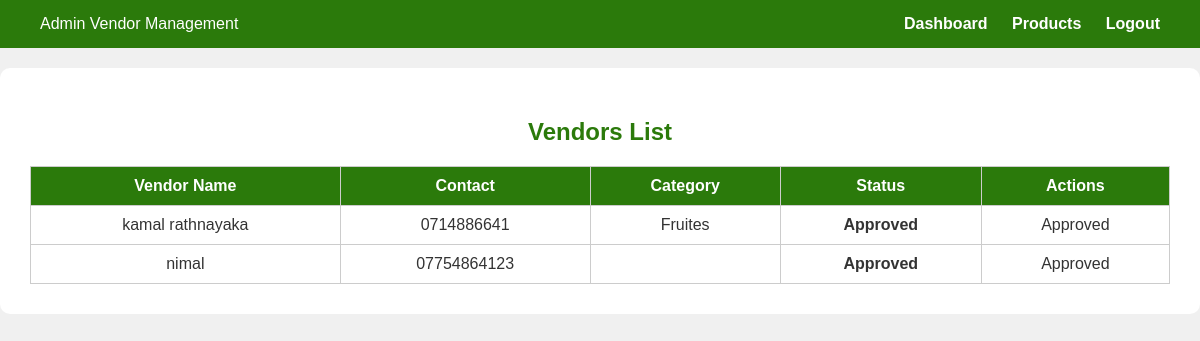
Page /admin_vendor.php on the committed database.
### tables this page shows
CREATE TABLE IF NOT EXISTS `vendors` (
  `vendor_id` int NOT NULL AUTO_INCREMENT,
  `name` varchar(100) DEFAULT NULL,
  `nic` varchar(20) DEFAULT NULL,
  `contact` varchar(20) DEFAULT NULL,
  `address` varchar(255) DEFAULT NULL,
  `category` varchar(100) DEFAULT NULL,
  `profile_photo` varchar(255) DEFAULT NULL,
  `email` varchar(100) DEFAULT NULL,
  `password` varchar(255) DEFAULT NULL,
  `status` enum('Pending','Approved','Rejected') DEFAULT 'Pending',
  PRIMARY KEY (`vendor_id`),
  UNIQUE KEY `email` (`email`)
);

### admin_vendor.php (the view, shortened to what this page needs)
<?php
include "conn.php";
$vendors = $conn->query("SELECT * FROM vendors ORDER BY name ASC");
?>
<!DOCTYPE html>
<html lang="en">
<head>
</head>
<body>
    <header>
        <div class="logo">Admin Vendor Management</div>
        <nav>
            <a href="admin_dashboard.php">Dashboard</a>
            <a href="admin_products.php">Products</a>
            <a href="index.html">Logout</a>
        </nav>
    </header>
    <div class="container">
        <h2>Vendors List</h2>
        <table>
            <tr>
                <th>Vendor Name</th>
                <th>Contact</th>
                <th>Category</th>
                <th>Status</th>
                <th>Actions</th>
            </tr>
            <?php if($vendors->num_rows > 0): ?>
            <?php while($vendor = $vendors->fetch_assoc()): ?>
            <tr>
                <td>
                    <?= htmlspecialchars($vendor['name'] ?? '') ?>
                </td>
                <td>
                    <?= htmlspecialchars($vendor['contact'] ?? '') ?>
                </td>
                <td>
                    <?= htmlspecialchars($vendor['category'] ?? '') ?>
                </td>
                <td class="status">
                    <?= htmlspecialchars($vendor['status'] ?? '') ?>
                </td>
                <td>
                    <?php if(($vendor['status'] ?? '') === 'Pending'): ?>
                    <form method="POST" style="display:inline;">
                        <input type="hidden" name="vendor_id" value="<?= $vendor['vendor_id'] ?>">
                        <button type="submit" name="action" value="approve" class="btn approve">Approve</button>
                    </form>
                    <form method="POST" style="display:inline;">
                        <input type="hidden" name="vendor_id" value="<?= $vendor['vendor_id'] ?>">
                        <button type="submit" name="action" value="reject" class="btn reject">Reject</button>
                    </form>
                    <?php else: ?>
                    <?= htmlspecialchars($vendor['status'] ?? '') ?>
                    <?php endif; ?>
                </td>
            </tr>
            <?php endwhile; ?>
            <?php else: ?>
            <tr>
                <td colspan="5">No vendors found.</td>
            </tr>
            <?php endif; ?>
        </table>
    </div>
</body>
</html>

### admin_vendor.php (style rules this page uses)
body { font-family: Arial, sans-serif; background: #f0f0f0; color: #333; margin: 0; padding: 0; }
header { background: #2b7a0b; color: white; padding: 15px 40px; display: flex; justify-content: space-between; align-items: center; }
header nav a { color: white; text-decoration: none; margin-left: 20px; font-weight: bold; }
.container { padding: 30px; background: white; margin: 20px auto; border-radius: 10px; width: 95%; max-width: 1200px; }
h2 { text-align: center; margin-bottom: 20px; color: #2b7a0b; }
table { width: 100%; border-collapse: collapse; margin-top: 20px; }
table th, table td { padding: 10px; border: 1px solid #ccc; text-align: center; }
table th { background: #2b7a0b; color: white; }
.status { font-weight: bold; }

### rows in the picture
vendors: name "kamal rathnayaka", contact "0714886641", category "Fruites", status "Approved"
vendors: name "nimal", contact "07754864123", status "Approved"
